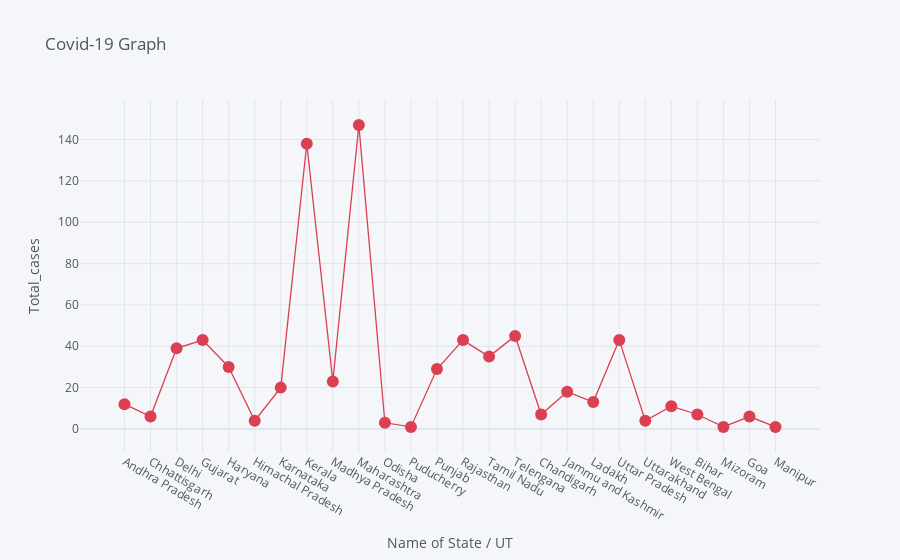

Notebook code cell kept with this figure:
### Code cell
#plotly
df.iplot(kind='scatter', x='Name of State / UT', y='Total_cases', mode='markers+lines',
        title='Covid-19 Graph', xTitle='Name of State / UT', yTitle='Total_cases', colors='red', size=12)

### Figure 1 — Plotly figure (JSON) as saved in the notebook; plotly's stock layout.template omitted (floating-point values rounded to 4 significant figures)
{"data": [{"line": {"color": "rgba(219, 64, 82, 1.0)", "dash": "solid", "shape": "linear", "width": 1.3}, "marker": {"size": 12, "symbol": "circle"}, "mode": "markers+lines", "name": "Total_cases", "text": "", "type": "scatter", "x": ["Andhra Pradesh", "Chhattisgarh", "Delhi", "Gujarat", "Haryana", "Himachal Pradesh", "Karnataka", "Kerala", "Madhya Pradesh", "Maharashtra", "Odisha", "Puducherry", "Punjab", "Rajasthan", "Tamil Nadu", "Telengana", "Chandigarh", "Jammu and Kashmir", "Ladakh", "Uttar Pradesh", "Uttarakhand", "West Bengal", "Bihar", "Mizoram", "Goa", "Manipur"], "y": [12, 6, 39, 43, 30, 4, 20, 138, 23, 147, 3, 1, 29, 43, 35, 45, 7, 18, 13, 43, 4, 11, 7, 1, 6, 1]}], "layout": {"legend": {"bgcolor": "#F5F6F9", "font": {"color": "#4D5663"}}, "paper_bgcolor": "#F5F6F9", "plot_bgcolor": "#F5F6F9", "title": {"font": {"color": "#4D5663"}, "text": "Covid-19 Graph"}, "xaxis": {"gridcolor": "#E1E5ED", "showgrid": true, "tickfont": {"color": "#4D5663"}, "title": {"font": {"color": "#4D5663"}, "text": "Name of State / UT"}, "zerolinecolor": "#E1E5ED"}, "yaxis": {"gridcolor": "#E1E5ED", "showgrid": true, "tickfont": {"color": "#4D5663"}, "title": {"font": {"color": "#4D5663"}, "text": "Total_cases"}, "zerolinecolor": "#E1E5ED"}}}
